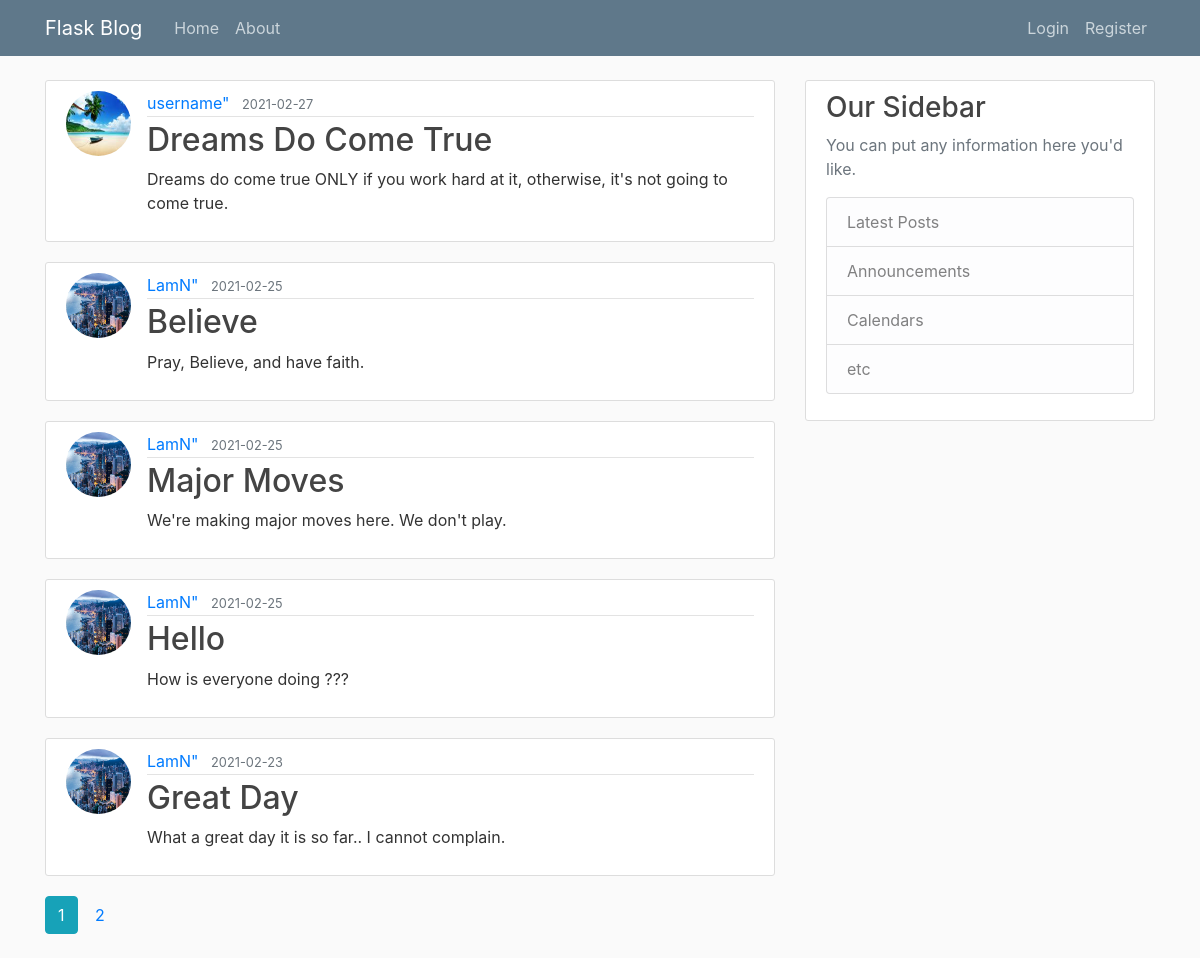
The page /home on the database its author committed.
### flaskblog/models.py (models this page shows, shortened)
class Post(db.Model):
    id = db.Column(db.Integer, primary_key=True)
    title = db.Column(db.String(100), nullable=False)
    date_posted = db.Column(db.DateTime, nullable=False, default=datetime.utcnow)
    content = db.Column(db.Text, nullable=False)
    user_id = db.Column(db.Integer, db.ForeignKey("user.id"), nullable=False)

class User(db.Model, UserMixin):
    id = db.Column(db.Integer, primary_key=True)
    username = db.Column(db.String(20), unique=True, nullable=False)
    email = db.Column(db.String(120), unique=True, nullable=False)
    image_file = db.Column(db.String(20), nullable=False, default="default.jpg")
    password = db.Column(db.String(60), nullable=False)
    posts = db.relationship("Post", backref="author", lazy=True)

### flaskblog/routes.py (the view)
@app.route("/")
@app.route("/home")
def home():
    page = request.args.get("page", 1, type=int)
    posts = Post.query.order_by(Post.date_posted.desc()).paginate(page=page, per_page=5)
    return render_template("home.html", posts=posts)

### flaskblog/templates/home.html (shortened to what this page needs)
{%extends "layout.html"%}
{%block body%}
{%for post in posts.items%}
<article class="media content-section">
  <img class="rounded-circle article-img" src="{{ url_for('static', filename='profile_pics/' + post.author.image_file) }}">
  <div class="media-body">
    <div class="article-metadata">
      <a class="mr-2" href="{{url_for("user_posts", username=post.author.username)}}">{{ post.author.username }}"</a>
      <small class="text-muted">{{ post.date_posted.strftime('%Y-%m-%d') }}</small>
    </div>
    <h2><a class="article-title" href="{{ url_for('post', post_id=post.id) }}">{{ post.title }}</a></h2>
    <p class="article-content">{{ post.content }}</p>
  </div>
</article>
{%endfor%}
{%for page_num in posts.iter_pages(left_edge=1, right_edge=1, left_current=1, right_current=2)%}
  {% if page_num%}
    {% if posts.page == page_num%}
  <a class="btn btn-info mb-4" href="{{url_for("home", page=page_num)}}">{{page_num}}</a>
    {%else%}
  <a class="btn btn=outline-info mb-4" href="{{url_for("home", page=page_num)}}">{{page_num}}</a>
    {%endif%}
  {%else%}
...
  {%endif%}
{%endfor%}
{%endblock%}

### flaskblog/static/main.css (style rules this page uses)
body { background: #fafafa; color: #333333; margin-top: 5rem; }
h1, h2, h3, h4, h5, h6 { color: #444444; }
.content-section { background: #ffffff; padding: 10px 20px; border: 1px solid #dddddd; border-radius: 3px; margin-bottom: 20px; }
.article-title { color: #444444; }
.article-content { white-space: pre-line; }
.article-img { height: 65px; width: 65px; margin-right: 16px; }
.article-metadata { padding-bottom: 1px; margin-bottom: 4px; border-bottom: 1px solid #e3e3e3; }

### rows shown on the page
Post: image_file (picture), author.username "username", date_posted "2021-02-27", title "Dreams Do Come True", content "Dreams do come true ONLY if you work hard at it, otherwise, it's not going to come true."
Post: image_file (placeholder picture), author.username "LamN", date_posted "2021-02-25", title "Believe", content "Pray, Believe, and have faith."
Post: image_file (placeholder picture), author.username "LamN", date_posted "2021-02-25", title "Major Moves", content "We're making major moves here. We don't play."
Post: image_file (placeholder picture), author.username "LamN", date_posted "2021-02-25", title "Hello", content "How is everyone doing ???"
Post: image_file (placeholder picture), author.username "LamN", date_posted "2021-02-23", title "Great Day", content "What a great day it is so far.. I cannot complain."

### other values the page prints
{{ page_num }} "1"
{{ page_num }} "2"
